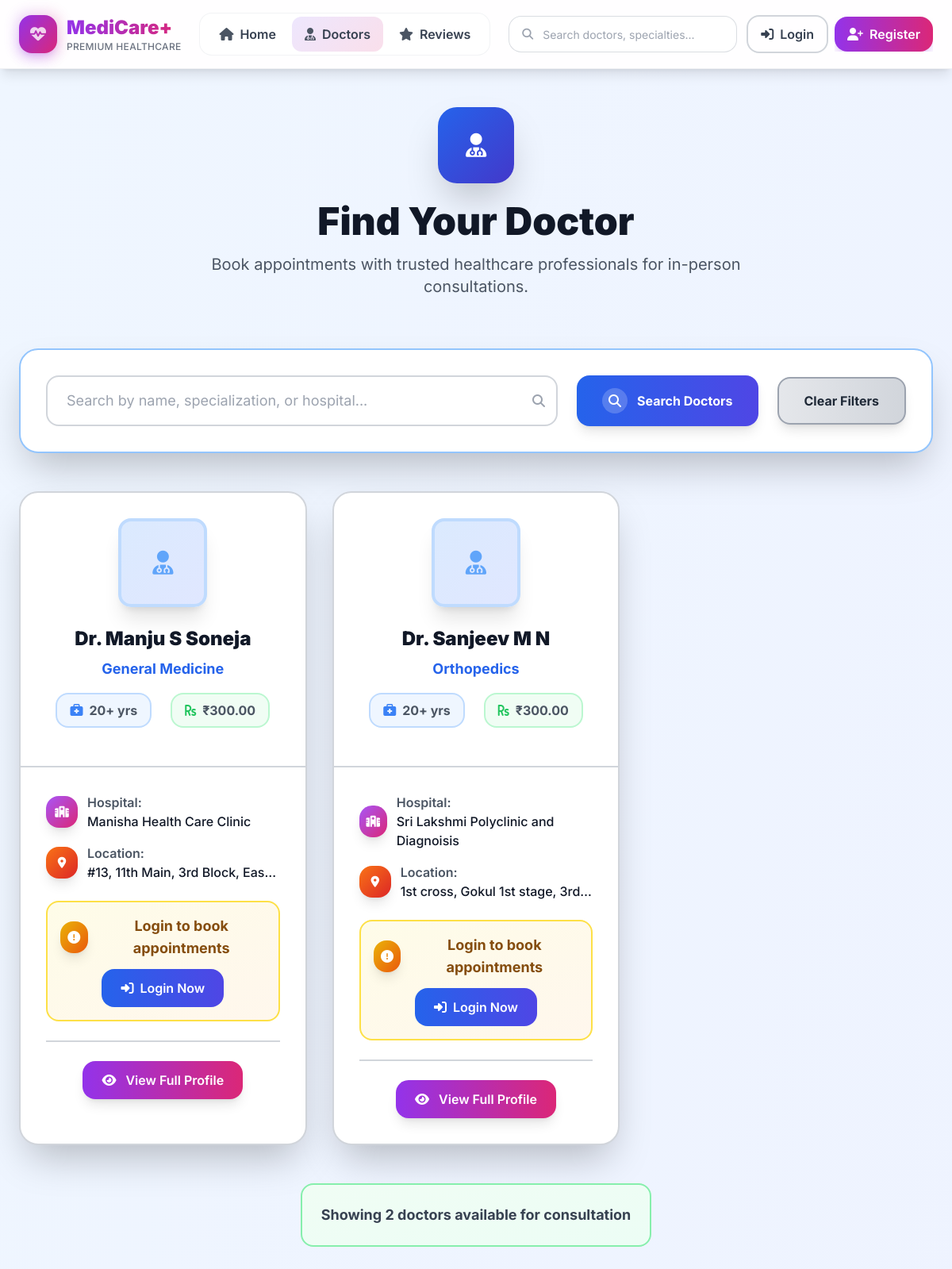
The app's page /doctors/ with its own data.
### core/models.py (models this page shows, shortened)
class Doctor(models.Model):
    SPECIALIZATION_CHOICES = [
        ('cardiology', 'Cardiology'),
        ('dermatology', 'Dermatology'),
        ('pediatrics', 'Pediatrics'),
        ('orthopedics', 'Orthopedics'),
        ('neurology', 'Neurology'),
        ('gynecology', 'Gynecology'),
        ('psychiatry', 'Psychiatry'),
        ('dentistry', 'Dentistry'),
        ('ophthalmology', 'Ophthalmology'),
        ('general', 'General Medicine'),
    ]
    name = models.CharField(max_length=100)
    specialization = models.CharField(max_length=50, choices=SPECIALIZATION_CHOICES, default='general')
    experience = models.PositiveIntegerField(default=0)
    hospital = models.CharField(max_length=200)
    address = models.TextField()
    city = models.CharField(max_length=100)
    fee = models.DecimalField(max_digits=8, decimal_places=2, validators=[MinValueValidator(0)])
    image = models.ImageField(upload_to='doctors/', blank=True, null=True)
    description = models.TextField(blank=True, null=True)
    rating = models.DecimalField(max_digits=3, decimal_places=1, default=0.0)
    is_available = models.BooleanField(default=True)
    created_at = models.DateTimeField(auto_now_add=True)
    updated_at = models.DateTimeField(auto_now=True)
    class Meta:
        ordering = ['-created_at']
    @property
    def display_fee(self):
        return f"₹{self.fee}"

### core/views.py (the view)
# urls.py: path('doctors/', views.doctors, name='doctors'),
def doctors(request):
    doctors = Doctor.objects.all().order_by('name')
    return render(request, 'doctors.html', {'doctors': doctors})

### templates/doctors.html (shortened to what this page needs)
{% extends 'base.html' %}
{% load static %}
{% block extra_content %}
<div class="min-h-screen bg-gradient-to-br from-blue-50 to-indigo-50 py-12">
  <div class="max-w-7xl mx-auto px-4 sm:px-6">
    <div class="text-center mb-16">
      <div class="w-24 h-24 bg-gradient-to-br from-blue-600 to-indigo-700 rounded-3xl flex items-center justify-center mx-auto mb-6 shadow-2xl">
        <i class="fas fa-user-md text-white text-3xl"></i>
      </div>
      <h1 class="text-4xl md:text-5xl font-black text-gray-900 mb-4">Find Your Doctor</h1>
      <p class="text-xl text-gray-600 max-w-2xl mx-auto">
        Book appointments with trusted healthcare professionals for in-person consultations.
      </p>
    </div>
    <div class="mb-12 bg-white rounded-3xl p-8 border-2 border-blue-300 shadow-2xl">
      <form method="get" action="{% url 'unified_search' %}" class="flex flex-col sm:flex-row gap-6 items-center">
        <div class="flex-1 w-full">
          <div class="relative">
            <input
              type="text"
              name="q"
              placeholder="Search by name, specialization, or hospital..."
              value="{{ request.GET.q }}"
              class="w-full border-2 border-gray-300 rounded-2xl px-6 py-4 text-lg focus:ring-2 focus:ring-blue-500 focus:border-blue-500 transition-all duration-300"
            >
            <i class="fas fa-search absolute right-4 top-1/2 transform -translate-y-1/2 text-gray-400"></i>
          </div>
        </div>
        <button
          type="submit"
          class="w-full sm:w-auto bg-gradient-to-r from-blue-600 to-indigo-600 text-white font-bold px-8 py-4 rounded-2xl hover:shadow-2xl hover:scale-105 transition-all duration-300 flex items-center justify-center gap-3 shadow-lg"
        >
          <div class="w-8 h-8 bg-white bg-opacity-20 rounded-2xl flex items-center justify-center">
            <i class="fas fa-search"></i>
          </div>
          Search Doctors
        </button>
        <a
          href="{% url 'doctors' %}"
          class="w-full sm:w-auto bg-gradient-to-r from-gray-200 to-gray-300 text-gray-800 font-bold px-8 py-4 rounded-2xl border-2 border-gray-400 hover:shadow-2xl hover:scale-105 transition-all duration-300 text-center shadow-lg"
        >
          Clear Filters
        </a>
      </form>
    </div>
    {% if doctors %}
    <div class="grid grid-cols-1 md:grid-cols-2 lg:grid-cols-3 gap-8">
      {% for doctor in doctors %}
      <div class="bg-white rounded-3xl border-2 border-gray-300 shadow-2xl hover:shadow-3xl hover:border-blue-300 transition-all duration-500 overflow-hidden group">
        <div class="p-8 text-center border-b-2 border-gray-300">
          <div class="flex justify-center mb-6">
            {% if doctor.image %}
              <img src="{{ doctor.image.url }}"
                   alt="Dr. {{ doctor.name }} - {{ doctor.get_specialization_display }}"
                   class="w-28 h-28 rounded-2xl object-cover border-4 border-blue-200 shadow-xl group-hover:scale-110 transition-transform duration-500">
            {% else %}
              <div class="w-28 h-28 rounded-2xl bg-gradient-to-br from-blue-100 to-indigo-100 flex items-center justify-center border-4 border-blue-200 shadow-xl group-hover:scale-110 transition-transform duration-500">
                <i class="fas fa-user-md text-blue-400 text-3xl"></i>
              </div>
            {% endif %}
          </div>
          <h2 class="text-2xl font-black text-gray-900 mb-2">Dr. {{ doctor.name }}</h2>
          <p class="text-blue-600 font-bold text-lg mb-4">{{ doctor.get_specialization_display }}</p>
          <div class="flex justify-center gap-6 text-gray-600 mb-4">
            <span class="flex items-center gap-2 bg-blue-50 px-4 py-2 rounded-2xl border-2 border-blue-200">
              <i class="fas fa-briefcase-medical text-blue-500"></i>
              <span class="font-bold">{{ doctor.experience }}+ yrs</span>
            </span>
            <span class="flex items-center gap-2 bg-green-50 px-4 py-2 rounded-2xl border-2 border-green-200">
              <i class="fas fa-rupee-sign text-green-500"></i>
              <span class="font-bold">{{ doctor.display_fee }}</span>
            </span>
          </div>
        </div>
        <div class="p-8">
          <div class="space-y-4 mb-6">
            <div class="flex items-center gap-3 text-gray-600">
              <div class="w-10 h-10 bg-gradient-to-br from-purple-500 to-pink-600 rounded-2xl flex items-center justify-center shadow-lg">
                <i class="fas fa-hospital text-white text-sm"></i>
              </div>
              <div>
                <span class="font-semibold">Hospital:</span>
                <p class="text-gray-900 font-medium">{{ doctor.hospital }}</p>
              </div>
            </div>
            <div class="flex items-center gap-3 text-gray-600">
              <div class="w-10 h-10 bg-gradient-to-br from-orange-500 to-red-600 rounded-2xl flex items-center justify-center shadow-lg flex-shrink-0">
                  <i class="fas fa-map-marker-alt text-white text-sm"></i>
              </div>
              <div class="min-w-0 flex-1">
                  <span class="font-semibold">Location:</span>
                  <p class="text-gray-900 font-medium truncate" title="{{ doctor.address }}">
                      {{ doctor.address }}
                  </p>
              </div>
          </div>
          </div>
          <div class="space-y-4 mb-6">
            {% if user.is_authenticated %}
              <a href="{% url 'book_appointment' doctor.id %}"
                 class="block w-full bg-gradient-to-r from-green-600 to-emerald-600 text-white text-center font-bold py-4 px-6 rounded-2xl hover:shadow-xl hover:scale-105 transition-all duration-300 flex items-center justify-center gap-3 shadow-lg">
                <div class="w-8 h-8 bg-white bg-opacity-20 rounded-2xl flex items-center justify-center">
                  <i class="fas fa-hospital"></i>
                </div>
                Book In-Person Appointment
              </a>
            {% else %}
              <div class="bg-gradient-to-br from-yellow-50 to-orange-50 rounded-2xl p-4 border-2 border-yellow-300 text-center">
                <div class="flex items-center justify-center gap-3 mb-3">
                  <div class="w-10 h-10 bg-gradient-to-br from-yellow-500 to-orange-600 rounded-2xl flex items-center justify-center shadow-lg">
                    <i class="fas fa-exclamation-circle text-white"></i>
                  </div>
                  <p class="text-yellow-800 font-bold text-lg">Login to book appointments</p>
                </div>
                <a href="{% url 'login' %}?next={% url 'doctors' %}"
                   class="bg-gradient-to-r from-blue-600 to-indigo-600 text-white px-6 py-3 rounded-2xl font-semibold hover:shadow-lg hover:scale-105 transition-all duration-300 inline-flex items-center gap-2">
                  <i class="fas fa-sign-in-alt"></i>
                  Login Now
                </a>
              </div>
            {% endif %}
          </div>
          <div class="text-center pt-6 border-t-2 border-gray-300">
            <a href="{% url 'doctor_detail' doctor.id %}"
               class="bg-gradient-to-r from-purple-600 to-pink-600 text-white px-6 py-3 rounded-2xl font-semibold hover:shadow-lg hover:scale-105 transition-all duration-300 inline-flex items-center gap-3 shadow-lg">
              <i class="fas fa-eye"></i>
              View Full Profile
            </a>
          </div>
        </div>
      </div>
      {% endfor %}
    </div>
    {% endif %}
    {% if doctors %}
    <div class="mt-12 text-center">
      <div class="bg-gradient-to-br from-green-50 to-emerald-50 rounded-2xl p-6 border-2 border-green-300 inline-block">
        <p class="text-gray-700 font-bold text-lg">Showing {{ doctors|length }} doctor{{ doctors|pluralize }} available for consultation</p>
      </div>
    </div>
    {% endif %}
  </div>
</div>
{% endblock extra_content %}

### templates/base.html (shortened to what this page needs)
{% load static %}
<!DOCTYPE html>
<html lang="en">
<head>
  <script src="https://cdn.tailwindcss.com"></script>
  <link rel="stylesheet" href="https://cdnjs.cloudflare.com/ajax/libs/font-awesome/6.4.0/css/all.min.css">
  <link rel="stylesheet" href="{% static 'css/base.css' %}" />
</head>
<body class="text-gray-900 bg-gradient-to-br from-purple-50 via-pink-50 to-orange-50 font-['Inter'] antialiased">
  <header class="bg-white/90 backdrop-blur-xl border-b border-gray-200/60 sticky top-0 z-50 shadow-lg">
    <div class="w-full px-4 sm:px-6">
      <div class="flex items-center justify-between py-4">
        <a href="{% url 'home' %}" class="flex items-center space-x-3 group transition-all duration-500 hover:scale-105">
          <div class="relative">
            <div class="w-12 h-12 bg-gradient-to-br from-purple-600 to-pink-600 rounded-2xl flex items-center justify-center shadow-lg shadow-purple-500/25 group-hover:shadow-purple-500/40 group-hover:rotate-3 transition-all duration-500">
              <i class="fas fa-heart-pulse text-white text-xl"></i>
            </div>
            <div class="absolute -inset-1 bg-gradient-to-r from-purple-600 to-pink-600 rounded-2xl blur opacity-20 group-hover:opacity-30 transition duration-1000 group-hover:duration-200"></div>
          </div>
          <div class="flex flex-col">
            <h1 class="text-2xl font-black bg-gradient-to-r from-purple-600 to-pink-600 bg-clip-text text-transparent">MediCare+</h1>
            <p class="text-xs text-gray-500 font-medium tracking-wide">PREMIUM HEALTHCARE</p>
          </div>
        </a>
        <nav class="hidden lg:flex items-center space-x-1 bg-white/50 rounded-2xl px-2 py-1 backdrop-blur-sm border border-gray-200/50">
          <a href="{% url 'home' %}" class="nav-modern group relative px-4 py-2.5 rounded-xl transition-all duration-300">
            <div class="flex items-center space-x-2">
              <i class="fas fa-home text-gray-600 group-hover:text-purple-600 transition-colors duration-300"></i>
              <span class="font-semibold text-gray-700 group-hover:text-gray-900">Home</span>
            </div>
          </a>
          <a href="{% url 'doctors' %}" class="nav-modern group relative px-4 py-2.5 rounded-xl transition-all duration-300">
            <div class="flex items-center space-x-2">
              <i class="fas fa-user-md text-gray-600 group-hover:text-purple-600 transition-colors duration-300"></i>
              <span class="font-semibold text-gray-700 group-hover:text-gray-900">Doctors</span>
            </div>
          </a>
          <a href="{% url 'all_reviews' %}" class="nav-modern group relative px-4 py-2.5 rounded-xl transition-all duration-300">
            <div class="flex items-center space-x-2">
              <i class="fas fa-star text-gray-600 group-hover:text-purple-600 transition-colors duration-300"></i>
              <span class="font-semibold text-gray-700 group-hover:text-gray-900">Reviews</span>
            </div>
          </a>
        </nav>
        <div class="flex items-center space-x-3">
          <div class="hidden md:flex items-center bg-white border border-gray-300/80 rounded-2xl px-4 py-2.5 transition-all duration-300 hover:border-purple-400 hover:shadow-lg hover:shadow-purple-500/10 focus-within:border-purple-500 focus-within:shadow-lg focus-within:shadow-purple-500/20 focus-within:scale-105 w-60 lg:w-72">
            <i class="fas fa-search text-gray-400 mr-3 text-sm transition-colors duration-300 focus-within:text-purple-500"></i>
            <form action="{% url 'unified_search' %}" method="get" class="flex-1">
              <input
                type="text"
                name="q"
                placeholder="Search doctors, specialties..."
                class="bg-transparent border-none focus:ring-0 placeholder-gray-400 text-gray-700 text-sm w-full focus:outline-none"
                value="{{ request.GET.q }}"
              >
            </form>
          </div>
          <div class="flex items-center space-x-2">
            {% if user.is_authenticated %}
              <div class="hidden xl:flex items-center space-x-3 bg-gradient-to-r from-purple-50 to-pink-50 rounded-2xl px-4 py-2 border border-purple-200/60 shadow-sm">
                <div class="text-right">
                  <p class="text-xs font-semibold text-gray-600">Welcome back</p>
                  <p class="text-sm font-bold text-gray-800">{{ user.username }}</p>
                </div>
                <div class="w-10 h-10 bg-gradient-to-br from-purple-600 to-pink-600 rounded-xl flex items-center justify-center shadow-lg shadow-purple-500/30">
                  <i class="fas fa-user text-white text-sm"></i>
                </div>
              </div>
              <form method="post" action="{% url 'logout' %}" class="inline">
                  {% csrf_token %}
                  <button type="submit" class="logout-modern group relative overflow-hidden">
                      <div class="flex items-center space-x-2 px-4 py-2.5 bg-gradient-to-r from-red-500 to-pink-600 rounded-2xl text-white font-semibold shadow-lg shadow-red-500/25 hover:shadow-red-500/40 transition-all duration-300 hover:scale-105">
                          <i class="fas fa-sign-out-alt"></i>
                          <span class="hidden sm:inline">Logout</span>
                      </div>
                  </button>
              </form>
            {% else %}
              <div class="flex items-center space-x-2">
                <a href="{% url 'login' %}" class="auth-modern-login group">
                  <div class="flex items-center space-x-2 px-4 py-2.5 border-2 border-gray-300 rounded-2xl text-gray-700 font-semibold hover:border-purple-400 hover:text-purple-600 transition-all duration-300 hover:scale-105">
                      <i class="fas fa-sign-in-alt"></i>
                      <span class="hidden sm:inline">Login</span>
                  </div>
                </a>
                <a href="{% url 'register' %}" class="auth-modern-register group relative overflow-hidden">
                  <div class="flex items-center space-x-2 px-4 py-2.5 bg-gradient-to-r from-purple-600 to-pink-600 rounded-2xl text-white font-semibold shadow-lg shadow-purple-500/25 hover:shadow-purple-500/40 transition-all duration-300 hover:scale-105">
                      <i class="fas fa-user-plus"></i>
                      <span class="hidden sm:inline">Register</span>
                  </div>
                </a>
              </div>
            {% endif %}
          </div>
        </div>
      </div>
    </div>
  </header>
  <main class="min-h-screen">
    {% block extra_content %}
    {% endblock extra_content %}
  </main>
</body>
</html>

### records on screen
Doctor: name "Manju S Soneja", specialization "General Medicine", experience "20", display_fee "₹300.00", hospital "Manisha Health Care Clinic", address "#13, 11th Main, 3rd Block, Eas…"
Doctor: name "Sanjeev M N", specialization "Orthopedics", experience "20", display_fee "₹300.00", hospital "Sri Lakshmi Polyclinic and Diagnoisis", address "1st cross, Gokul 1st stage, 3rd…"

### other values on screen
{{ doctors|length }} "2"
